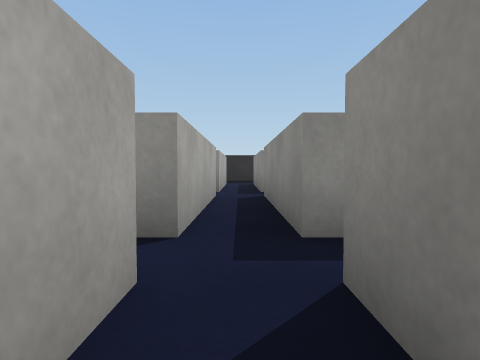
[1] (above)

24 first-person views from a walk through a 3-D level made in the Unity game engine. The camera is 0.55 m above the floor, tilts 2° down and sees 75° across. The floor is counted in squares, 1 m on a side. Each view is taken from the middle of a square. On the plan, view 1 faces up. The plan holds only what a view shows up to about 9 squares ahead; the rest is blank. The place goes on beyond the plan. Surface patterns are stand-ins for the level's own textures.

[2]
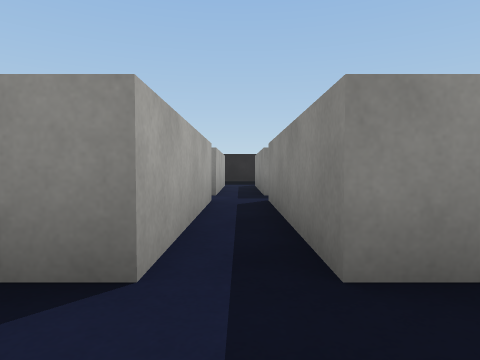

[3]
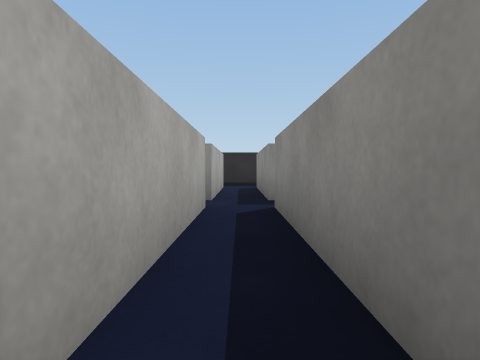

[4]
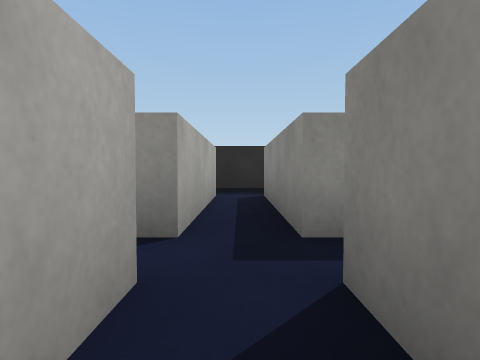

[5]
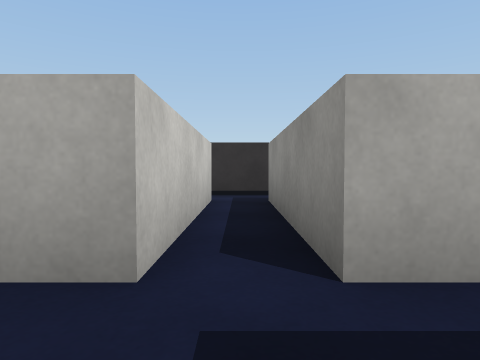

[6]
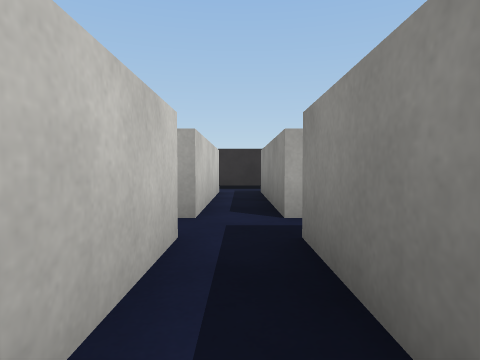

[7]
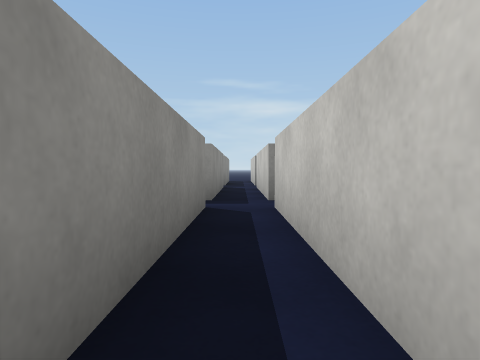

[8]
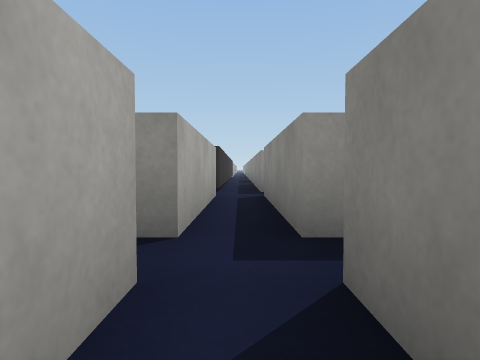

[9]
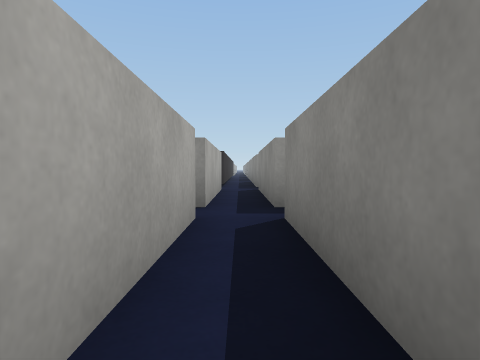

[10]
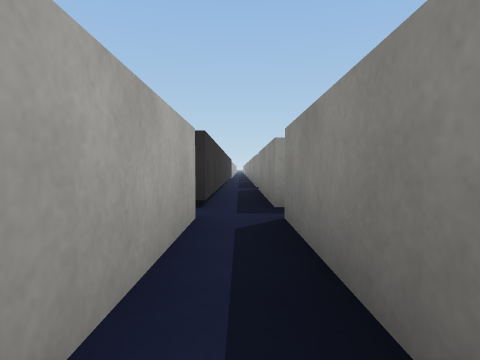

[11]
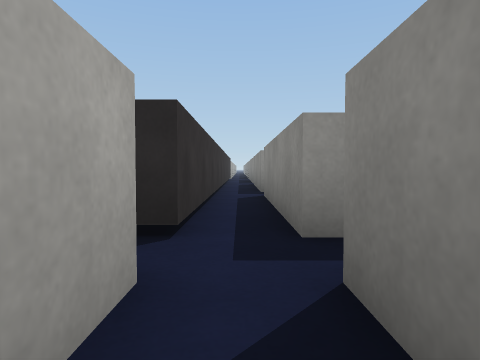

[12]
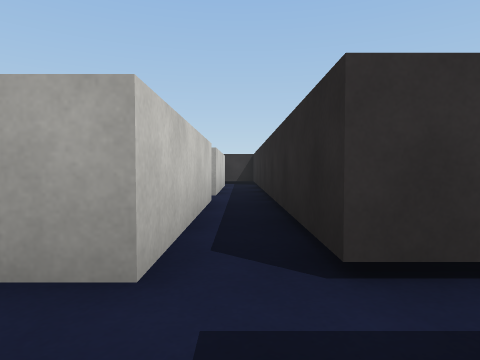

[13]
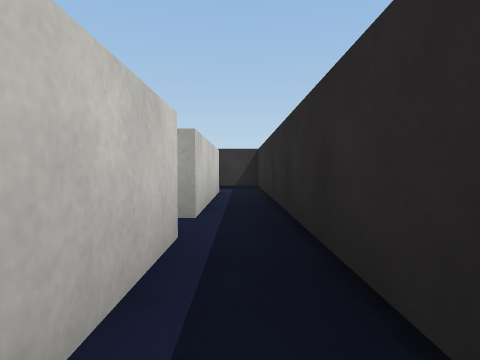

[14]
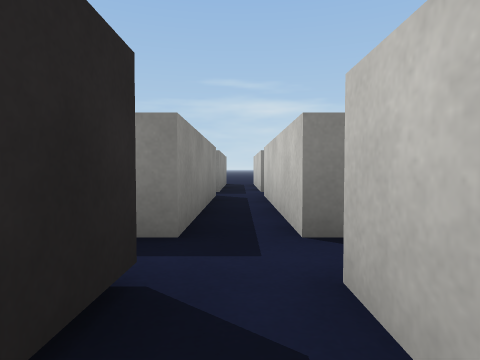

[15]
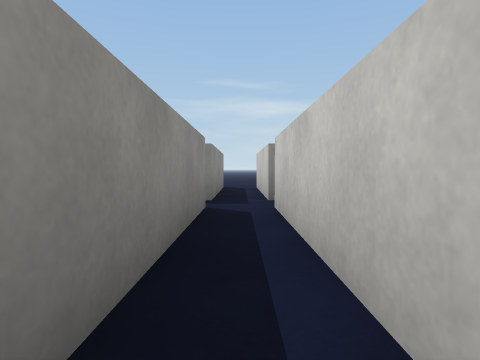

[16]
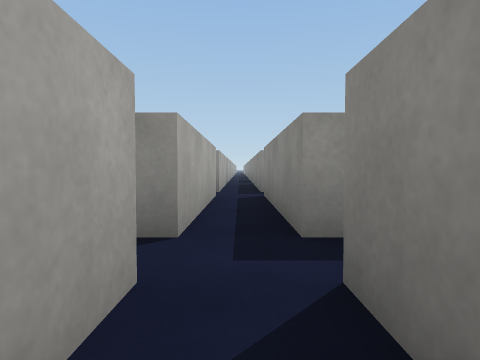

[17]
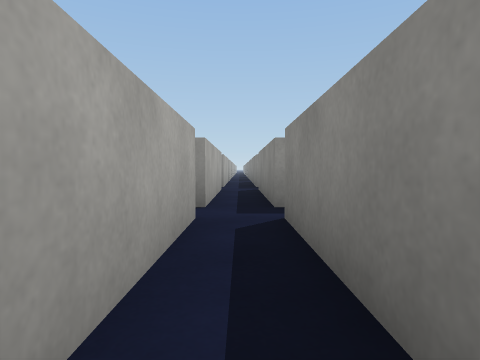

[18]
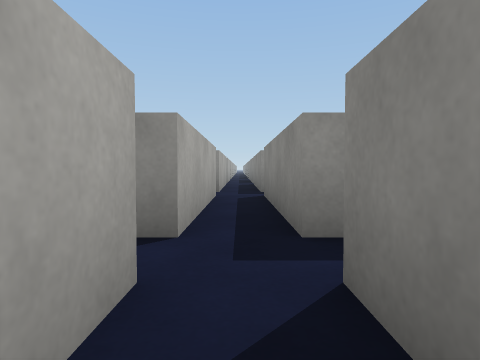

[19]
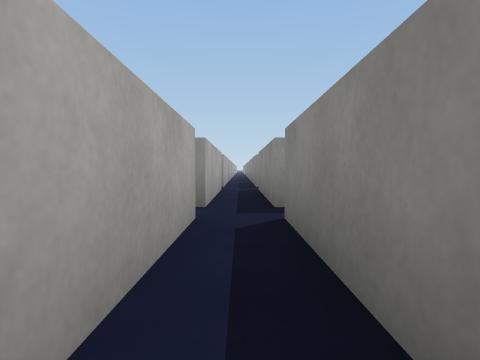

[20]
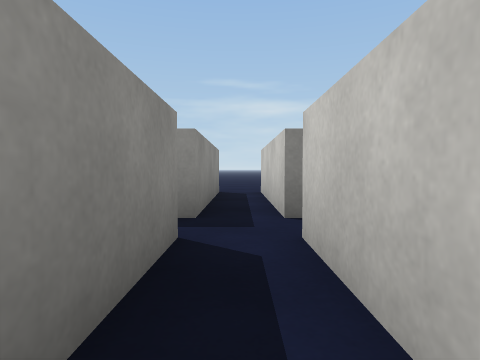

[21]
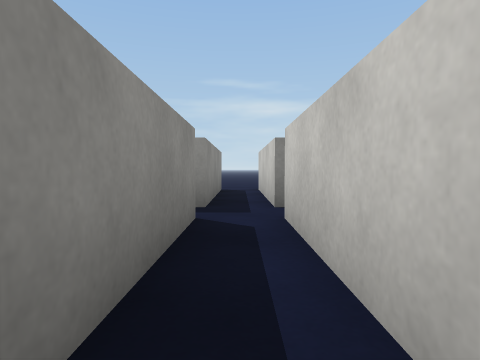

[22]
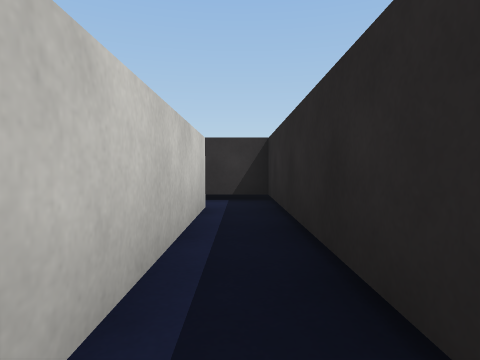

[23]
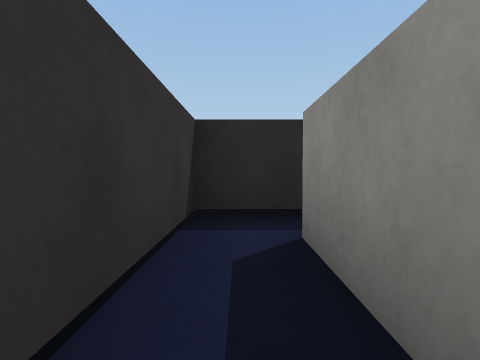

[24]
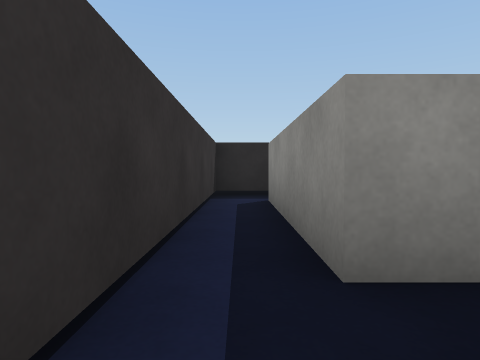

### Floor plan
Key: @ floor where view 1 was taken; # wall or solid block; . floor.
Columns run from 6 left of view 1 to 12 right of it. Each row starts with its distance up from view 1.
 15           #.#  #.#
 14           #.#  #.#
 13 ###########.####.##
 12 #..................
 11 #.####.####.####.##
 10 #.#  #.#  #.#  #.#
  9 #.#  #.#  #.#  #.#
  8 #.####.####.####.##
  7 #..................
  6 #.####.####.####.##
  5      #.#  #.#  #.#
  4      #.#  #.#  #.#
  3      #.#   .    .
  2      ...
  1      #.#
  0       @

Where each view was taken, in squares from view 1:
view 1: 0 up, 0 right, facing up
view 2: 1 up, 0 right, facing up
view 3: 2 up, 0 right, facing up
view 4: 5 up, 0 right, facing up
view 5: 7 up, 1 right, facing left
view 6: 7 up, 3 right, facing left
view 7: 7 up, 0 right, facing right
view 8: 5 up, 5 right, facing up
view 9: 3 up, 5 right, facing up
view 10: 8 up, 5 right, facing up
view 11: 10 up, 5 right, facing up
view 12: 12 up, 6 right, facing left
view 13: 12 up, 3 right, facing left
view 14: 12 up, 3 right, facing right
view 15: 12 up, 5 right, facing right
view 16: 10 up, 10 right, facing up
view 17: 8 up, 10 right, facing up
view 18: 5 up, 10 right, facing up
view 19: 3 up, 10 right, facing up
view 20: 7 up, 7 right, facing right
view 21: 7 up, 6 right, facing right
view 22: 12 up, 0 right, facing left
view 23: 9 up, 5 left, facing up
view 24: 6 up, 5 left, facing up
